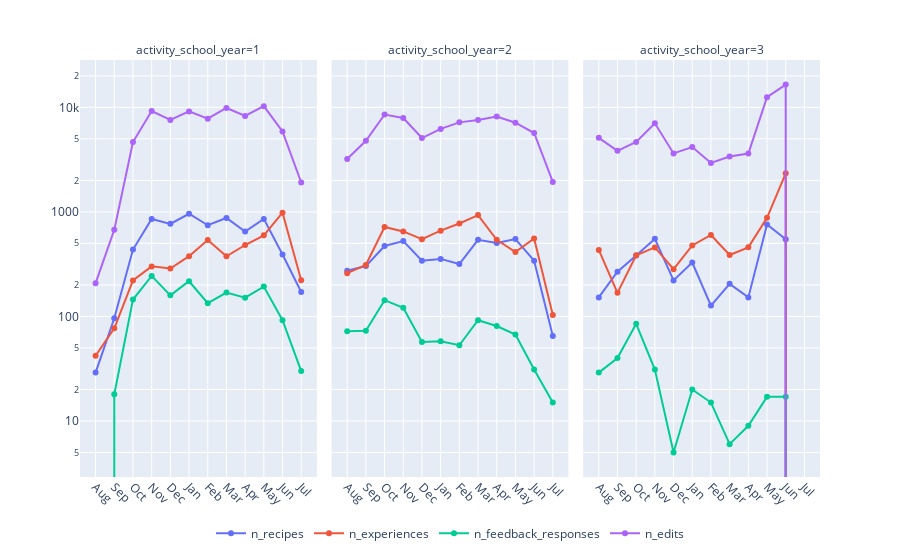

Write notebook code for a chart like this one.
### Markdown cell above
### # of activities

### Code cell
fig = df_months.plot(x="month", y=["n_recipes","n_experiences","n_feedback_responses","n_edits"],facet_col='activity_school_year')
fig.update_layout(yaxis_title="",
                  legend_orientation="h",legend=dict(x=0.5, y=-0.1,xanchor='center',yanchor='top'),legend_title_text='')
fig.update_xaxes(title=dict(text=""),tickangle=45)
fig.update_yaxes(type="log")
fig.update_traces(mode='lines+markers')

fig.show()

### Figure 1 — Plotly figure (JSON) as saved in the notebook; plotly's stock layout.template omitted (floating-point values rounded to 4 significant figures)
{"data": [{"hovertemplate": "variable=n_recipes<br>activity_school_year=1<br>month=%{x}<br>value=%{y}<extra></extra>", "legendgroup": "n_recipes", "line": {"color": "#636efa", "dash": "solid"}, "mode": "lines+markers", "name": "n_recipes", "orientation": "v", "showlegend": true, "type": "scatter", "x": ["Aug", "Sep", "Oct", "Nov", "Dec", "Jan", "Feb", "Mar", "Apr", "May", "Jun", "Jul"], "xaxis": "x", "y": [29, 96, 436, 855, 768, 959, 745, 874, 648, 857, 391, 171], "yaxis": "y"}, {"hovertemplate": "variable=n_recipes<br>activity_school_year=2<br>month=%{x}<br>value=%{y}<extra></extra>", "legendgroup": "n_recipes", "line": {"color": "#636efa", "dash": "solid"}, "mode": "lines+markers", "name": "n_recipes", "orientation": "v", "showlegend": false, "type": "scatter", "x": ["Aug", "Sep", "Oct", "Nov", "Dec", "Jan", "Feb", "Mar", "Apr", "May", "Jun", "Jul"], "xaxis": "x2", "y": [273, 303, 472, 526, 341, 355, 317, 540, 503, 550, 341, 65], "yaxis": "y2"}, {"hovertemplate": "variable=n_recipes<br>activity_school_year=3<br>month=%{x}<br>value=%{y}<extra></extra>", "legendgroup": "n_recipes", "line": {"color": "#636efa", "dash": "solid"}, "mode": "lines+markers", "name": "n_recipes", "orientation": "v", "showlegend": false, "type": "scatter", "x": ["Aug", "Sep", "Oct", "Nov", "Dec", "Jan", "Feb", "Mar", "Apr", "May", "Jun", "Jul"], "xaxis": "x3", "y": [152, 268, 382, 552, 221, 328, 127, 205, 152, 757, 548, 0], "yaxis": "y3"}, {"hovertemplate": "variable=n_experiences<br>activity_school_year=1<br>month=%{x}<br>value=%{y}<extra></extra>", "legendgroup": "n_experiences", "line": {"color": "#EF553B", "dash": "solid"}, "mode": "lines+markers", "name": "n_experiences", "orientation": "v", "showlegend": true, "type": "scatter", "x": ["Aug", "Sep", "Oct", "Nov", "Dec", "Jan", "Feb", "Mar", "Apr", "May", "Jun", "Jul"], "xaxis": "x", "y": [42, 77, 221, 301, 287, 377, 537, 376, 482, 596, 982, 222], "yaxis": "y"}, {"hovertemplate": "variable=n_experiences<br>activity_school_year=2<br>month=%{x}<br>value=%{y}<extra></extra>", "legendgroup": "n_experiences", "line": {"color": "#EF553B", "dash": "solid"}, "mode": "lines+markers", "name": "n_experiences", "orientation": "v", "showlegend": false, "type": "scatter", "x": ["Aug", "Sep", "Oct", "Nov", "Dec", "Jan", "Feb", "Mar", "Apr", "May", "Jun", "Jul"], "xaxis": "x2", "y": [259, 311, 717, 650, 547, 661, 774, 931, 541, 413, 557, 103], "yaxis": "y2"}, {"hovertemplate": "variable=n_experiences<br>activity_school_year=3<br>month=%{x}<br>value=%{y}<extra></extra>", "legendgroup": "n_experiences", "line": {"color": "#EF553B", "dash": "solid"}, "mode": "lines+markers", "name": "n_experiences", "orientation": "v", "showlegend": false, "type": "scatter", "x": ["Aug", "Sep", "Oct", "Nov", "Dec", "Jan", "Feb", "Mar", "Apr", "May", "Jun", "Jul"], "xaxis": "x3", "y": [433, 168, 384, 457, 283, 477, 601, 387, 458, 878, 2335, 0], "yaxis": "y3"}, {"hovertemplate": "variable=n_feedback_responses<br>activity_school_year=1<br>month=%{x}<br>value=%{y}<extra></extra>", "legendgroup": "n_feedback_responses", "line": {"color": "#00cc96", "dash": "solid"}, "mode": "lines+markers", "name": "n_feedback_responses", "orientation": "v", "showlegend": true, "type": "scatter", "x": ["Aug", "Sep", "Oct", "Nov", "Dec", "Jan", "Feb", "Mar", "Apr", "May", "Jun", "Jul"], "xaxis": "x", "y": [0, 18, 145, 244, 159, 217, 134, 169, 151, 193, 92, 30], "yaxis": "y"}, {"hovertemplate": "variable=n_feedback_responses<br>activity_school_year=2<br>month=%{x}<br>value=%{y}<extra></extra>", "legendgroup": "n_feedback_responses", "line": {"color": "#00cc96", "dash": "solid"}, "mode": "lines+markers", "name": "n_feedback_responses", "orientation": "v", "showlegend": false, "type": "scatter", "x": ["Aug", "Sep", "Oct", "Nov", "Dec", "Jan", "Feb", "Mar", "Apr", "May", "Jun", "Jul"], "xaxis": "x2", "y": [72, 73, 143, 121, 57, 58, 53, 92, 81, 67, 31, 15], "yaxis": "y2"}, {"hovertemplate": "variable=n_feedback_responses<br>activity_school_year=3<br>month=%{x}<br>value=%{y}<extra></extra>", "legendgroup": "n_feedback_responses", "line": {"color": "#00cc96", "dash": "solid"}, "mode": "lines+markers", "name": "n_feedback_responses", "orientation": "v", "showlegend": false, "type": "scatter", "x": ["Aug", "Sep", "Oct", "Nov", "Dec", "Jan", "Feb", "Mar", "Apr", "May", "Jun", "Jul"], "xaxis": "x3", "y": [29, 40, 85, 31, 5, 20, 15, 6, 9, 17, 17, 0], "yaxis": "y3"}, {"hovertemplate": "variable=n_edits<br>activity_school_year=1<br>month=%{x}<br>value=%{y}<extra></extra>", "legendgroup": "n_edits", "line": {"color": "#ab63fa", "dash": "solid"}, "mode": "lines+markers", "name": "n_edits", "orientation": "v", "showlegend": true, "type": "scatter", "x": ["Aug", "Sep", "Oct", "Nov", "Dec", "Jan", "Feb", "Mar", "Apr", "May", "Jun", "Jul"], "xaxis": "x", "y": [208, 674, 4656, 9226, 7567, 9135, 7795, 9862, 8272, 10266, 5869, 1910], "yaxis": "y"}, {"hovertemplate": "variable=n_edits<br>activity_school_year=2<br>month=%{x}<br>value=%{y}<extra></extra>", "legendgroup": "n_edits", "line": {"color": "#ab63fa", "dash": "solid"}, "mode": "lines+markers", "name": "n_edits", "orientation": "v", "showlegend": false, "type": "scatter", "x": ["Aug", "Sep", "Oct", "Nov", "Dec", "Jan", "Feb", "Mar", "Apr", "May", "Jun", "Jul"], "xaxis": "x2", "y": [3206, 4782, 8533, 7901, 5083, 6215, 7181, 7555, 8182, 7129, 5681, 1934], "yaxis": "y2"}, {"hovertemplate": "variable=n_edits<br>activity_school_year=3<br>month=%{x}<br>value=%{y}<extra></extra>", "legendgroup": "n_edits", "line": {"color": "#ab63fa", "dash": "solid"}, "mode": "lines+markers", "name": "n_edits", "orientation": "v", "showlegend": false, "type": "scatter", "x": ["Aug", "Sep", "Oct", "Nov", "Dec", "Jan", "Feb", "Mar", "Apr", "May", "Jun", "Jul"], "xaxis": "x3", "y": [5107, 3840, 4667, 7045, 3624, 4169, 2937, 3382, 3617, 12487, 16508, 0], "yaxis": "y3"}], "layout": {"annotations": [{"font": {}, "showarrow": false, "text": "activity_school_year=1", "x": 0.16, "xanchor": "center", "xref": "paper", "y": 1, "yanchor": "bottom", "yref": "paper"}, {"font": {}, "showarrow": false, "text": "activity_school_year=2", "x": 0.5, "xanchor": "center", "xref": "paper", "y": 1, "yanchor": "bottom", "yref": "paper"}, {"font": {}, "showarrow": false, "text": "activity_school_year=3", "x": 0.84, "xanchor": "center", "xref": "paper", "y": 1, "yanchor": "bottom", "yref": "paper"}], "legend": {"orientation": "h", "title": {"text": ""}, "tracegroupgap": 0, "x": 0.5, "xanchor": "center", "y": -0.1, "yanchor": "top"}, "margin": {"t": 60}, "xaxis": {"anchor": "y", "domain": [0, 0.32], "tickangle": 45, "title": {"text": ""}}, "xaxis2": {"anchor": "y2", "domain": [0.34, 0.66], "matches": "x", "tickangle": 45, "title": {"text": ""}}, "xaxis3": {"anchor": "y3", "domain": [0.68, 1.0], "matches": "x", "tickangle": 45, "title": {"text": ""}}, "yaxis": {"anchor": "x", "domain": [0, 1], "title": {"text": ""}, "type": "log"}, "yaxis2": {"anchor": "x2", "domain": [0, 1], "matches": "y", "showticklabels": false, "type": "log"}, "yaxis3": {"anchor": "x3", "domain": [0, 1], "matches": "y", "showticklabels": false, "type": "log"}}}
